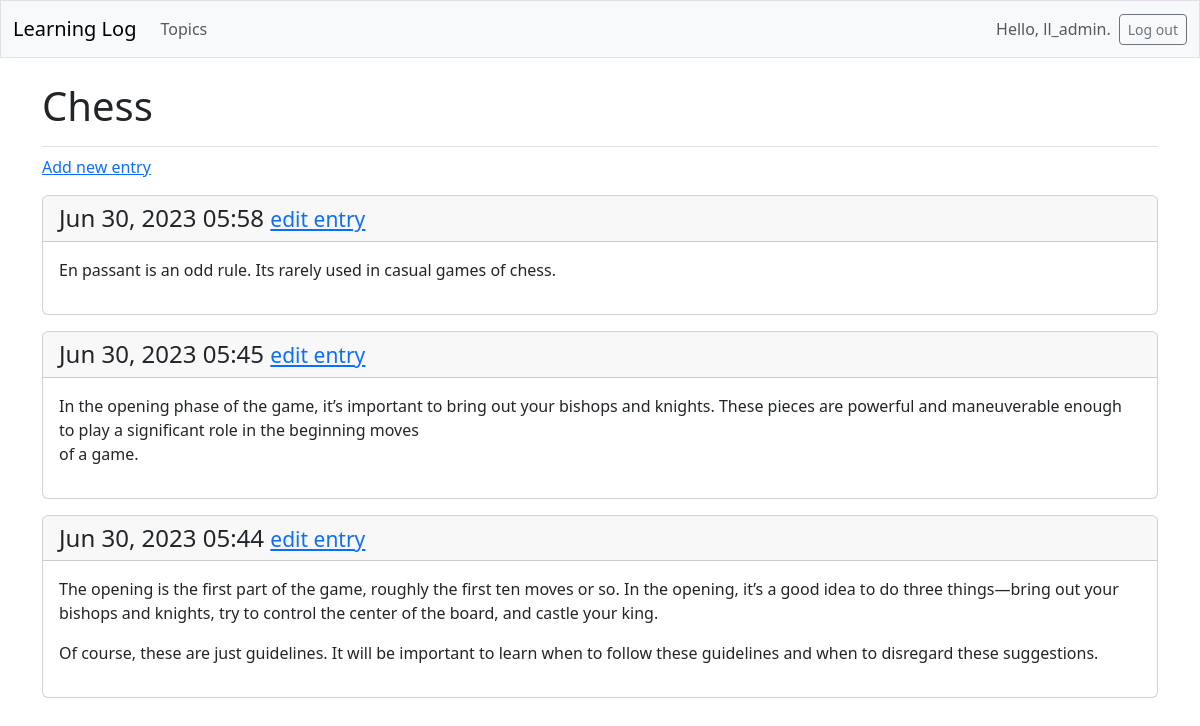
The page /topics/1/ (signed in) on the database its author committed.
### learning_logs/models.py (models this page shows, shortened)
class Topic(models.Model):
    text = models.CharField(max_length=200)
    date_added = models.DateTimeField(auto_now_add=True)
    owner = models.ForeignKey(User, on_delete=models.CASCADE)

class Entry(models.Model):
    topic = models.ForeignKey(Topic, on_delete=models.CASCADE)
    text = models.TextField()
    date_added = models.DateTimeField(auto_now_add=True)
    class Meta:
        verbose_name_plural = 'entries'

### learning_logs/views.py (the view)
# urls.py: path('topics/<int:topic_id>/', views.topic, name='topic'),
@login_required
def topic(request, topic_id):
    topic = Topic.objects.get(id=topic_id)
    if topic.owner != request.user:
        raise Http404
    entries = topic.entry_set.order_by('-date_added')
    context = {'topic':topic, 'entries': entries}
    return render(request, 'learning_logs/topic.html', context)

### learning_logs/templates/learning_logs/topic.html
{% extends 'learning_logs/base.html' %}
{% block page_header %}
  <h1>{{ topic.text }}</h1>
{% endblock page_header %}
{% block content %}
  <p>
    <a href="{% url 'learning_logs:new_entry' topic.id %}">Add new entry</a>
  </p>
  {% for entry in entries %}
    <div class="card mb-3">
      <h4 class="card-header">
        {{ entry.date_added|date:'M d, Y H:i' }}
        <small><a href="{% url 'learning_logs:edit_entry' entry.id %}">
          edit entry</a></small>
      </h4>
      <div class="card-body">{{ entry.text|linebreaks }}</div>
    </div>
  {% empty %}
    <p>There are no entries for this topic yet.</p>
  {% endfor %}
{% endblock content %}

### learning_logs/templates/learning_logs/base.html (shortened to what this page needs)
<!doctype html>
<html lang="en">
<head>
  {% load django_bootstrap5 %}
  {% bootstrap_css %}
</head>
<body>
  <nav class="navbar navbar-expand-md navbar-light bg-light mb-4 border">
    <div class="container-fluid">
      <a class="navbar-brand" href="{% url 'learning_logs:index' %}">
          Learning Log</a>
      <div class="collapse navbar-collapse" id="navbarCollapse">
        <ul class="navbar-nav me-auto mb-2 mb-md-0">
          <li class="nav-item">
            <a class="nav-link" href="{% url 'learning_logs:topics' %}">
              Topics</a></li>
        </ul>
        <ul class="navbar-nav ms-auto mb-2 mb-md-0">
          {% if user.is_authenticated %}
            <li class="nav-item">
              <span class="navbar-text me-2">Hello, {{ user.username }}.
                </span></li>
          {% endif %}
        </ul>
        {% if user.is_authenticated %}
          <form action="{% url 'accounts:logout' %}" method='post'>
            <button name='submit' class='btn btn-outline-secondary btn-sm'>
              Log out</button>
          </form>
        {% endif %}
      </div>
    </div>
  </nav>
  <main class="container">
    <div class="pb-2 mb-2 border-bottom">
      {% block page_header %}{% endblock page_header %}
    </div>
    <div>
      {% block content %}{% endblock content %}
    </div>
  </main>
</body>
</html>

### rows shown on the page
Topic: text "Chess"
Entry: date_added "Jun 30, 2023 05:58", text "En passant is an odd rule. Its rarely used in casual games of chess."
Entry: date_added "Jun 30, 2023 05:45", text "In the opening phase of the game, it’s important to bring out your bishops and knights. These pieces are powerful and maneuverable enough to play a significant role in the beginning moves of a game."
Entry: date_added "Jun 30, 2023 05:44", text "The opening is the first part of the game, roughly the first ten moves or so. In the opening, it’s a good idea to do three things—bring out your bishops and knights, try to control the center of the board, and castle your king. Of course, these are just guidelines. It will be important to learn when to follow these guidelines and when to disregard these suggestions."

### other values the page prints
{{ user.username }} "ll_admin"
